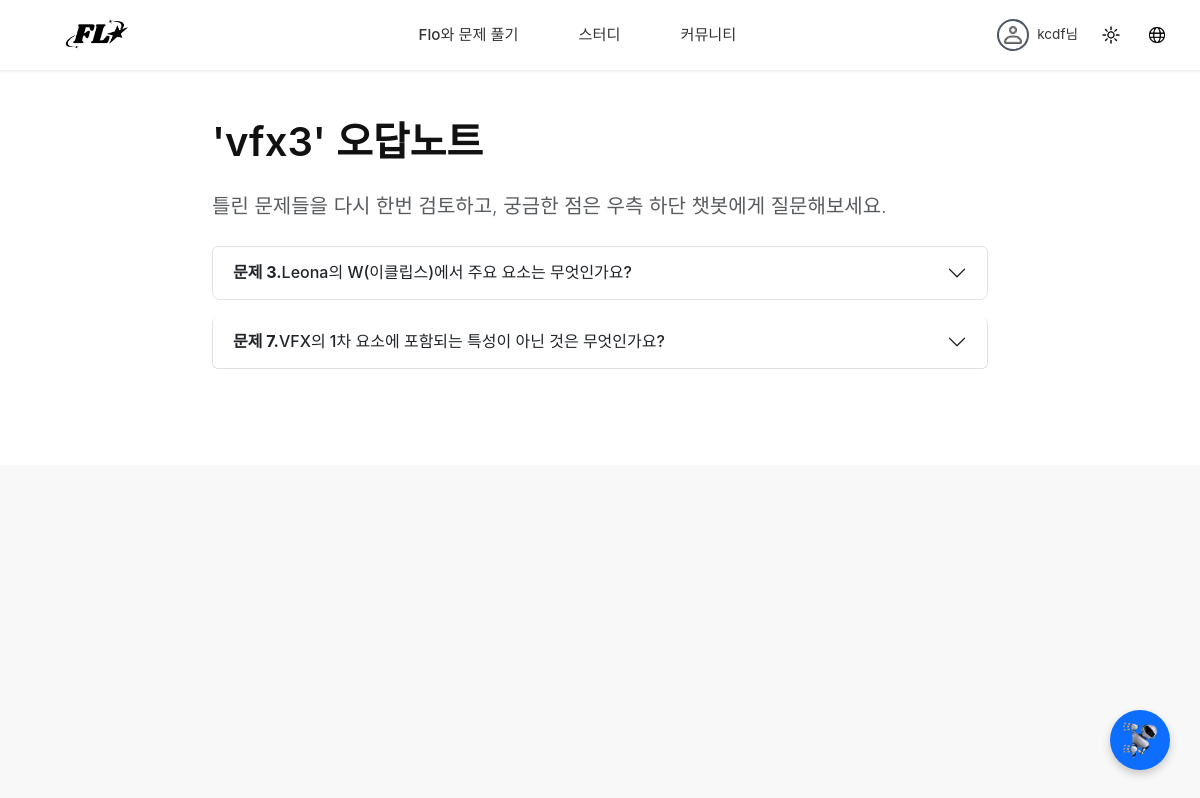
Page /flo_exam/mistake-note/10/?attempt_id=11 (signed in) on the committed database.
### accounts/models.py (models this page shows, shortened)
class User(AbstractUser):
    username = models.CharField(
        '아이디',
        max_length=20,
        unique=True,
        validators=[
            MinLengthValidator(4, "아이디는 4자 이상이어야 합니다."),
            RegexValidator(
                regex='^[a-zA-Z0-9]+$',
                message='아이디는 영문자와 숫자만 사용할 수 있습니다.',
                code='invalid_username'
            )
        ]
    )
    nickname = models.CharField(
        '닉네임',
        max_length=10,
        unique=True,
        validators=[
            MinLengthValidator(2, "닉네임은 2자 이상이어야 합니다."),
            RegexValidator(
                regex='^[가-힣a-zA-Z0-9]+$',
                message='닉네임은 한글, 영문자, 숫자만 사용할 수 있습니다.',
                code='invalid_nickname'
            )
        ]
    )
    name = models.CharField(
        '이름',
        max_length=10,
        validators=[
            MinLengthValidator(2, "이름은 2자 이상이어야 합니다."),
            RegexValidator(
                regex='^[가-힣a-zA-Z]+$',
                message='이름은 한글과 영문자만 사용할 수 있습니다.',
                code='invalid_name'
            )
        ]
    )
    email = models.EmailField('이메일', unique=True)
    groups = models.ManyToManyField(
        'auth.Group',
        verbose_name='groups',
        blank=True,
        related_name='custom_user_set',
        help_text='The groups this user belongs to.',
    )
    user_permissions = models.ManyToManyField(
        'auth.Permission',
        verbose_name='user permissions',
        blank=True,
        related_name='custom_user_set',
        help_text='Specific permissions for this user.',
    )

### flo/models.py (models this page shows, shortened)
class Profile(models.Model):
    user = models.OneToOneField(settings.AUTH_USER_MODEL, on_delete=models.CASCADE, verbose_name="사용자")
    nickname = models.CharField(max_length=30, unique=True, blank=True, null=True, verbose_name="닉네임")
    profile_image = models.ImageField(upload_to='profile_pics/', blank=True, null=True, verbose_name="프로필 사진")
    @property
    def get_display_name(self):
        return self.nickname if self.nickname else self.user.username
    @property
    def get_profile_image_url(self):
        if self.profile_image and self.profile_image.name:
            return self.profile_image.url # 사용자가 업로드한 이미지
        return settings.STATIC_URL + 'flo/images/icons/profile/default_profile_light.png'
    @property
    def has_custom_profile_image(self):
        return bool(self.profile_image and self.profile_image.name)

### flo_exam/models.py (models this page shows, shortened)
class UserAnswer(models.Model):
    session = models.ForeignKey(
        UserExamSession,
        on_delete=models.CASCADE,
        related_name="answers", # UserExamSession 객체에서 .answers.all() 등으로 접근
        verbose_name="응시 세션"
    )
    question = models.ForeignKey(
        GeneratedQuestion,
        on_delete=models.CASCADE, # 문제가 삭제되면 해당 답안도 의미 없으므로 삭제
        verbose_name="해당 문제"
    )
    submitted_answer = models.TextField(verbose_name="제출한 답", blank=True, null=True) # 사용자가 답을 안 낼 수도 있음
    is_correct = models.BooleanField(null=True, verbose_name="정답 여부") # 채점 전에는 Null, 채점 후 True/False
    class Meta:
        verbose_name = "사용자 제출 답안"
        verbose_name_plural = "사용자 제출 답안들"
        ordering = ['session', 'question__question_number'] # 세션 및 문제 번호 순으로 정렬

class GeneratedQuestion(models.Model):
    exam = models.ForeignKey(
        GeneratedExam,
        on_delete=models.CASCADE,
        related_name="questions", # GeneratedExam 객체에서 .questions.all() 등으로 접근 가능
        verbose_name="소속 시험"
    )
    question_number = models.IntegerField(verbose_name="문제 번호")
    question_text = models.TextField(verbose_name="문제 내용")
    question_type = models.CharField(max_length=20, verbose_name="실제 문제 유형")
    option1 = models.CharField(max_length=500, blank=True, null=True, verbose_name="선택지 1")
    option2 = models.CharField(max_length=500, blank=True, null=True, verbose_name="선택지 2")
    option3 = models.CharField(max_length=500, blank=True, null=True, verbose_name="선택지 3")
    option4 = models.CharField(max_length=500, blank=True, null=True, verbose_name="선택지 4")
    correct_answer = models.TextField(verbose_name="정답") # 객관식은 선택지 텍스트, 단답형은 답안 텍스트
    explanation = models.TextField(verbose_name="해설", blank=True, null=True)
    @property
    def options_list(self):
        opts = []
        if self.question_type == "multiple_choice": # API 응답과 일치하는 문자열 사용
            if self.option1: opts.append(self.option1)
            if self.option2: opts.append(self.option2)
            if self.option3: opts.append(self.option3)
            if self.option4: opts.append(self.option4)
        return opts
    class Meta:
        verbose_name = "생성된 문제"
        verbose_name_plural = "생성된 문제들"
        ordering = ['exam', 'question_number']

### flo_exam/views.py (the view)
# urls.py: path('mistake-note/<int:exam_document_id>/', views.mistake_note_page_view, name='mistake_note_page'),
@require_GET
def mistake_note_page_view(request, exam_document_id):
    exam_doc = get_object_or_404(ExamDocument, pk=exam_document_id)
    attempt_id = request.GET.get('attempt_id')
    incorrect_answers = []  # 기본값: 빈 리스트
    page_title = f"'{exam_doc.title}' 오답노트" # 기본 제목
    if attempt_id:
        try:
            session = get_object_or_404(UserExamSession, pk=attempt_id, user=request.user)
            incorrect_answers = UserAnswer.objects.filter(
                session=session
            ).exclude(
                is_correct=True # is_correct 필드가 True인 것을 '제외한' 모든 것을 찾음
            ).select_related('question').order_by('question__question_number')
            page_title = f"'{session.generated_exam.exam_document.title}' 오답노트"
        except Http404:
            logger.warning(f"User {request.user.id} tried to access attempt {attempt_id} without permission.")
            pass
    context = {
        'page_title': page_title, # 동적으로 설정된 page_title 사용
        'exam_document_id': exam_document_id,
        'chatbot_ajax_url': reverse('flo_exam:ajax_chatbot', args=[exam_document_id]),
        'incorrect_answers': incorrect_answers,
        'incorrect_answers_type': type(incorrect_answers).__name__,
    }
    return render(request, 'flo_exam/mistake_note_page.html', context)

### accounts/models.py (called while the page is built)
    @property
    def get_profile_image_url(self):
        if self.profile_image:
            return self.profile_image.url
        theme_mode = getattr(settings, 'THEME_MODE', 'light')
        if theme_mode == 'dark':
            return '/static/flo/images/icons/profile/default_profile_dark.png'
        return '/static/flo/images/icons/profile/default_profile_light.png'

    @property
    def has_custom_profile_image(self):
        return bool(self.profile_image)

### flo_exam/templates/flo_exam/mistake_note_page.html (shortened to what this page needs)
{% extends 'flo_exam/base_header.html' %}
{% load static %}
{% block extra_css %}
    <link rel="stylesheet" href="{% static 'flo_exam/css/mistake_note_styles.css' %}">
    <link rel="stylesheet" href="{% static 'flo_exam/css/chatbot.css' %}">
{% endblock %}
{% block content %}
<div class="container mt-5 mistake-note-container">
    <h1 class="mb-4">{{ page_title }}</h1>
    {% if incorrect_answers %}
        <p class="lead mb-4 text-muted">틀린 문제들을 다시 한번 검토하고, 궁금한 점은 우측 하단 챗봇에게 질문해보세요.</p>
        <div class="accordion" id="incorrectNotesAccordion">
            {% for answer in incorrect_answers %}
            <div class="accordion-item">
                <h2 class="accordion-header" id="heading-q{{ answer.question.id }}">
                    <button class="accordion-button collapsed" type="button" data-bs-toggle="collapse" data-bs-target="#collapse-q{{ answer.question.id }}" aria-expanded="false" aria-controls="collapse-q{{ answer.question.id }}">
                        <strong>문제 {{ answer.question.question_number }}.</strong>  {{ answer.question.question_text|truncatewords:10 }}
                    </button>
                </h2>
            </div>
            {% endfor %}
        </div>
    {% else %}
        <div class="alert alert-light text-center p-5">
            <h4><i class="bi bi-emoji-sunglasses"></i> 축하합니다!</h4>
            <p class="lead mt-3">이 시험에서 틀린 문제가 없습니다.</p>
            <a href="{% url 'flo_my:mypage_dashboard' %}" class="btn btn-primary mt-3">마이페이지로 돌아가기</a>
        </div>
    {% endif %}
</div>
<div id="chatbot-toggle-button" class="chatbot-toggler">
    <img src="{% static 'flo_exam/images/robot.png' %}" alt="Chatbot Toggle">
</div>
{% endblock %}

### flo_exam/templates/flo_exam/base_header.html (shortened to what this page needs)
{% load static i18n %}
<!DOCTYPE html>
<html lang="{{ LANGUAGE_CODE|default:'ko' }}" {% if request.COOKIES.django_theme == 'dark' %}data-bs-theme="dark"{% else %}data-bs-theme="light"{% endif %}></html>
<head>
    {% load static %}
    <link href="https://cdn.jsdelivr.net/npm/bootstrap@5.3.3/dist/css/bootstrap.min.css" rel="stylesheet">
    <link rel="stylesheet" href="https://cdn.jsdelivr.net/npm/bootstrap-icons@1.11.3/font/bootstrap-icons.min.css">
    <link rel="stylesheet" href="https://cdnjs.cloudflare.com/ajax/libs/fullPage.js/3.1.2/fullpage.min.css" />
    <link rel="stylesheet" href="{% static 'flo/css/base.css' %}">
    {% block extra_css %}{% endblock %}
</head>
<body>
    <header id="header">
        <div class="container header-layout-container">
            <div class="header-content-wrapper">
                <div class="logo-container">
                    <a href="{% url 'flo:home' %}">
                        <img id="header-logo" src="{% static 'flo/images/light/header/light-logo.png' %}" alt="Flo Logo">
                    </a>
                </div>
                <nav class="main-nav" id="mainNav">
                    <ul class="main-menu">
                        <li><a href="{% url 'flo_exam:upload_page' %}">{% translate "Flo와 문제 풀기" %}</a></li>
                        <li>
                            <a href="#" data-bs-toggle="submenu">{% translate "스터디" %} <span class="submenu-arrow">▾</span></a>
                        </li>
                        <li>
                            <a href="{% url 'flo:study_post_list' %}" data-bs-toggle="submenu">{% translate "커뮤니티" %} <span class="submenu-arrow">▾</span></a>
                        </li>
                    </ul>
                </nav>
                <div class="header-right-controls">
                    <div class="auth-links ms-auto">
                        {% if user.is_authenticated %}
                            <div class="dropdown">
                                <a href="#" class="user-dropdown-toggle" data-bs-toggle="dropdown" aria-expanded="false">
                                    <div class="profile-image-wrapper">
                                    <img src="{{ user.user_profile.get_profile_image_url }}"
                                        alt="{{ user.user_profile.get_display_name }} Profile"
                                        id="user-profile-image"
                                        class="{% if not user.user_profile.has_custom_profile_image %}default-avatar{% endif %}"
                                        data-has-custom-image="{{ user.user_profile.has_custom_profile_image|yesno:'true,false' }}">
                                    </div>
                                    <span class="user-display-name">{{ user.profile.get_display_name }}님</span>
                                </a>
                            </div>
                        {% else %}
                            <a href="#" id="btn-login" data-bs-toggle="modal" data-bs-target="#loginModal">
                                {% translate "로그인" %}
                            </a>
                        {% endif %}
                    </div>
                    <div class="theme-dropdown dropdown">
                        <button type="button" id="theme-toggle-btn" class="btn theme-btn" title="{% translate "Change theme" %}" data-bs-toggle="dropdown" aria-expanded="false">
                            <img id="theme-toggle-icon" src="{% static 'flo/images/light/header/light-auto.png' %}" alt="Theme Icon">
                        </button>
                    </div>
                    <div class="language-dropdown dropdown">
                        <button class="btn lang-btn" type="button" id="languageMenuButton" data-bs-toggle="dropdown" aria-expanded="false" title="{% translate "Select language" %}">
                            <img id="lang-toggle-icon" src="{% static 'flo/images/light/header/light-translate.png' %}" alt="Language Icon">
                        </button>
                            {% get_available_languages as AVAILABLE_LANGUAGES %}
                            {% get_language_info_list for AVAILABLE_LANGUAGES as languages_info %}
                    </div>
                </div>
            </div>
        </div>
    </header>
    <div class="main-content-area">
        <main id="fullpage">
            {% block content %}
            {% endblock %}
        </main>
    </div>
    {% include 'flo/auth/login.html' %}
</body>
</html>

### flo_exam/static/flo_exam/css/mistake_note_styles.css (style rules this page uses)
.mistake-note-container { max-width: 800px; margin: 0 auto; padding-bottom: 5rem; }
.accordion-item { margin-bottom: 1rem; border: 1px solid #dee2e6; border-radius: 0.5rem; overflow: hidden; }
.accordion-button { font-weight: 500; }

### flo_exam/static/flo_exam/css/chatbot.css (style rules this page uses)
.chatbot-toggler { position: fixed; bottom: 30px; right: 30px; width: 60px; height: 60px; background-color: #0d6efd; border-radius: 50%; display: flex; align-items: center; justify-content: center; cursor: pointer; box-shadow: 0 4px 8px rgba(0, 0, 0, 0.2); transition: transform 0.2s ease-in-out; z-index: 1050; }
.chatbot-toggler img { width: 36px; height: 36px; }

### rows in the picture
User: profile.get_display_name "kcdf"
UserAnswer: question.question_number "3", question.question_text "Leona의 W(이클립스)에서 주요 요소는 무엇인가요?"
UserAnswer: question.question_number "7", question.question_text "VFX의 1차 요소에 포함되는 특성이 아닌 것은 무엇인가요?"

### other values in the picture
{{ page_title }} "'vfx3' 오답노트"
